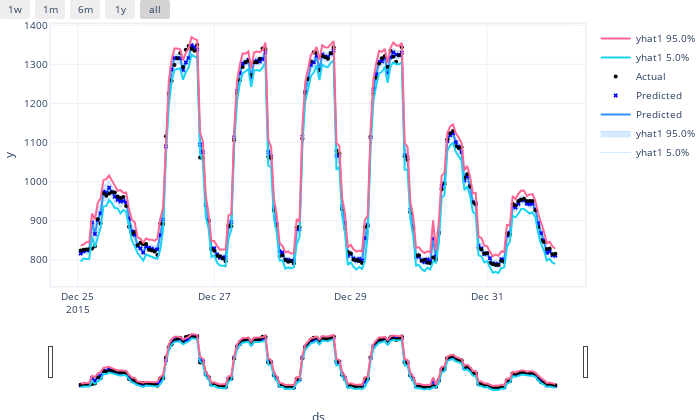

This figure's notebook cell:
### Code cell
m2.conformal_plot(cqr_forecast2[-cutoff:], plotting_backend="plotly")

### Figure 1 — Plotly figure (JSON) as saved in the notebook; plotly's stock layout.template omitted (floating-point values rounded to 4 significant figures; data arrays with more than 128 entries replaced by an {"elided": "..."} marker saying what was removed)
{"data": [{"fillcolor": "rgba(45, 146, 255, 0.2)", "line": {"color": "rgba(45, 146, 255, 0.2)", "width": 1}, "mode": "lines", "name": "yhat1 5.0%", "type": "scatter", "x": {"elided": "168 str values"}, "y": {"elided": "168 float values"}}, {"fill": "tonexty", "fillcolor": "rgba(45, 146, 255, 0.2)", "line": {"color": "rgba(45, 146, 255, 0.2)", "width": 1}, "mode": "lines", "name": "yhat1 95.0%", "type": "scatter", "x": {"elided": "168 str values"}, "y": {"elided": "168 float values"}}, {"line": {"color": "#2d92ff", "width": 2}, "mode": "lines", "name": "Predicted", "type": "scatter", "x": {"elided": "168 str values"}, "y": {"elided": "168 float values"}}, {"marker": {"color": "blue", "size": 4, "symbol": "x"}, "mode": "markers", "name": "Predicted", "type": "scatter", "x": {"elided": "168 str values"}, "y": {"elided": "168 float values"}}, {"marker": {"color": "black", "size": 4}, "mode": "markers", "name": "Actual", "type": "scatter", "x": {"elided": "168 str values"}, "y": {"elided": "168 float values"}}, {"name": "yhat1 5.0%", "type": "scatter", "x": {"elided": "168 str values"}, "y": {"elided": "168 float values"}}, {"name": "yhat1 95.0%", "type": "scatter", "x": {"elided": "168 str values"}, "y": {"elided": "168 float values"}}], "layout": {"autosize": true, "font": {"size": 10}, "height": 420, "hovermode": "x unified", "margin": {"b": 0, "l": 0, "pad": 0, "r": 10, "t": 10}, "showlegend": true, "title": {"font": {"size": 12}}, "width": 700, "xaxis": {"linewidth": 1.5, "mirror": true, "rangeselector": {"buttons": [{"count": 7, "label": "1w", "step": "day", "stepmode": "backward"}, {"count": 1, "label": "1m", "step": "month", "stepmode": "backward"}, {"count": 6, "label": "6m", "step": "month", "stepmode": "backward"}, {"count": 1, "label": "1y", "step": "year", "stepmode": "backward"}, {"step": "all"}]}, "rangeslider": {"visible": true}, "showline": true, "title": {"text": "ds"}, "type": "date"}, "yaxis": {"linewidth": 1.5, "mirror": true, "showline": true, "title": {"text": "y"}}}}
